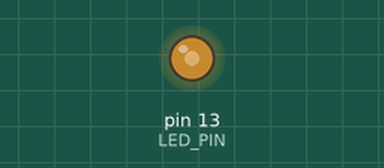
Recording of a sketch running on a simulated Arduino Uno, built with avr-gcc and run on an emulated ATmega328P. Parts: output pins drawn as LEDs (lit = HIGH).

Above: at 0.1 s.
Timing chart, 0 to 1.6 s (numbered marks = the images above):
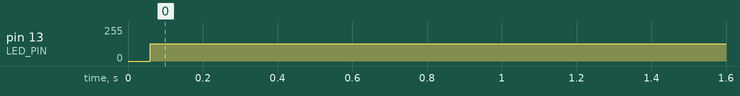

The sketch:

blink_led.ino
```cpp
#include <Arduino.h>
#include <MsTimer2.h>

#define LED_PIN 13

unsigned long hz2interval(unsigned long hz) {
  return 500 / hz;
}

void blink() {
  static boolean output = HIGH;
  digitalWrite(LED_PIN, output);
  output = !output;
}

void setup() {
  static unsigned long hz = 120;
  pinMode(LED_PIN, OUTPUT);
  MsTimer2::set(hz2interval(hz), blink);
  MsTimer2::start();
}

void loop() {
}
```

Measured:
- by itself, pin 13 (LED_PIN): 0/255 → 128/255 at 0.06 s
